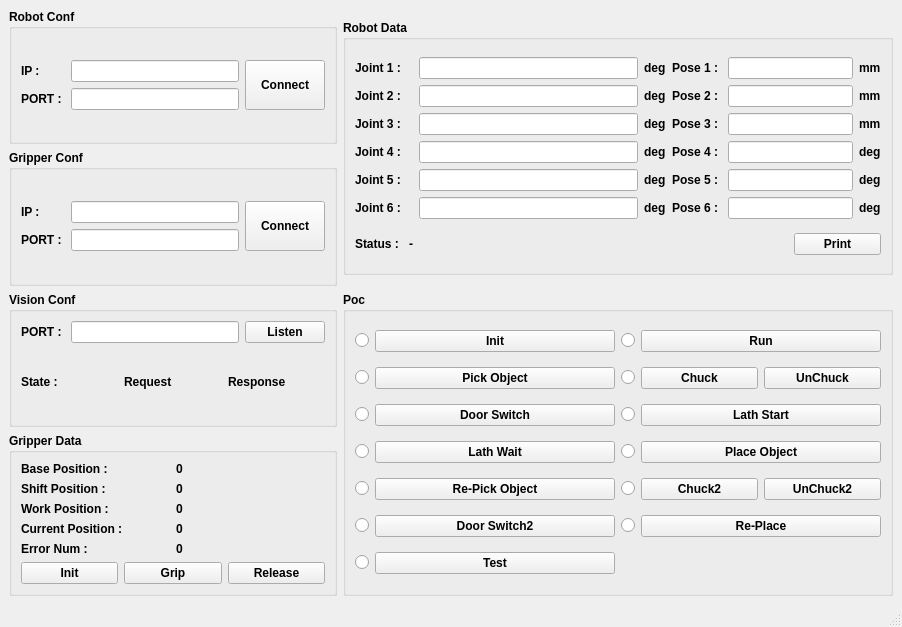
<?xml version="1.0" encoding="UTF-8"?>
<ui version="4.0">
 <class>MainWindow</class>
 <widget class="QMainWindow" name="MainWindow">
  <property name="geometry">
   <rect>
    <x>0</x>
    <y>0</y>
    <width>902</width>
    <height>627</height>
   </rect>
  </property>
  <property name="windowTitle">
   <string>MainWindow</string>
  </property>
  <widget class="QWidget" name="centralwidget">
   <layout class="QGridLayout" name="gridLayout_7">
    <item row="0" column="0">
     <widget class="QGroupBox" name="groupBox">
      <property name="minimumSize">
       <size>
        <width>0</width>
        <height>0</height>
       </size>
      </property>
      <property name="maximumSize">
       <size>
        <width>16777215</width>
        <height>16777215</height>
       </size>
      </property>
      <property name="font">
       <font>
        <weight>75</weight>
        <bold>true</bold>
       </font>
      </property>
      <property name="mouseTracking">
       <bool>false</bool>
      </property>
      <property name="title">
       <string>Robot Conf</string>
      </property>
      <layout class="QGridLayout" name="gridLayout">
       <item row="0" column="1">
        <layout class="QVBoxLayout" name="verticalLayout_2">
         <item>
          <widget class="QLineEdit" name="txtRobotIP">
           <property name="text">
            <string/>
           </property>
          </widget>
         </item>
         <item>
          <widget class="QLineEdit" name="txtRobotPORT">
           <property name="text">
            <string/>
           </property>
          </widget>
         </item>
        </layout>
       </item>
       <item row="0" column="0">
        <layout class="QVBoxLayout" name="verticalLayout">
         <item>
          <widget class="QLabel" name="label">
           <property name="text">
            <string>IP : </string>
           </property>
          </widget>
         </item>
         <item>
          <widget class="QLabel" name="label_2">
           <property name="text">
            <string>PORT : </string>
           </property>
          </widget>
         </item>
        </layout>
       </item>
       <item row="0" column="2">
        <widget class="QPushButton" name="btnRobotConnect">
         <property name="sizePolicy">
          <sizepolicy hsizetype="Minimum" vsizetype="Preferred">
           <horstretch>0</horstretch>
           <verstretch>0</verstretch>
          </sizepolicy>
         </property>
         <property name="text">
          <string>Connect</string>
         </property>
        </widget>
       </item>
      </layout>
     </widget>
    </item>
    <item row="1" column="0">
     <widget class="QGroupBox" name="groupBox_2">
      <property name="minimumSize">
       <size>
        <width>0</width>
        <height>0</height>
       </size>
      </property>
      <property name="maximumSize">
       <size>
        <width>16777215</width>
        <height>16777215</height>
       </size>
      </property>
      <property name="font">
       <font>
        <weight>75</weight>
        <bold>true</bold>
       </font>
      </property>
      <property name="title">
       <string>Gripper Conf</string>
      </property>
      <layout class="QGridLayout" name="gridLayout_2">
       <item row="0" column="2">
        <widget class="QPushButton" name="btnGripperConnect">
         <property name="sizePolicy">
          <sizepolicy hsizetype="Minimum" vsizetype="Preferred">
           <horstretch>0</horstretch>
           <verstretch>0</verstretch>
          </sizepolicy>
         </property>
         <property name="text">
          <string>Connect</string>
         </property>
        </widget>
       </item>
       <item row="0" column="0">
        <layout class="QVBoxLayout" name="verticalLayout_3">
         <item>
          <widget class="QLabel" name="label_3">
           <property name="text">
            <string>IP : </string>
           </property>
          </widget>
         </item>
         <item>
          <widget class="QLabel" name="label_4">
           <property name="text">
            <string>PORT : </string>
           </property>
          </widget>
         </item>
        </layout>
       </item>
       <item row="0" column="1">
        <layout class="QVBoxLayout" name="verticalLayout_4">
         <item>
          <widget class="QLineEdit" name="txtGripperIP">
           <property name="text">
            <string/>
           </property>
          </widget>
         </item>
         <item>
          <widget class="QLineEdit" name="txtGripperPORT">
           <property name="text">
            <string/>
           </property>
          </widget>
         </item>
        </layout>
       </item>
      </layout>
     </widget>
    </item>
    <item row="0" column="1" rowspan="2">
     <widget class="QGroupBox" name="groupBox_3">
      <property name="maximumSize">
       <size>
        <width>16777215</width>
        <height>255</height>
       </size>
      </property>
      <property name="font">
       <font>
        <weight>75</weight>
        <bold>true</bold>
       </font>
      </property>
      <property name="mouseTracking">
       <bool>false</bool>
      </property>
      <property name="title">
       <string>Robot Data</string>
      </property>
      <layout class="QGridLayout" name="gridLayout_3">
       <item row="0" column="0">
        <layout class="QVBoxLayout" name="verticalLayout_5">
         <item>
          <widget class="QLabel" name="label_5">
           <property name="text">
            <string>Joint 1 : </string>
           </property>
          </widget>
         </item>
         <item>
          <widget class="QLabel" name="label_6">
           <property name="text">
            <string>Joint 2 : </string>
           </property>
          </widget>
         </item>
         <item>
          <widget class="QLabel" name="label_7">
           <property name="text">
            <string>Joint 3 : </string>
           </property>
          </widget>
         </item>
         <item>
          <widget class="QLabel" name="label_8">
           <property name="text">
            <string>Joint 4 : </string>
           </property>
          </widget>
         </item>
         <item>
          <widget class="QLabel" name="label_9">
           <property name="text">
            <string>Joint 5 : </string>
           </property>
          </widget>
         </item>
         <item>
          <widget class="QLabel" name="label_10">
           <property name="text">
            <string>Joint 6 : </string>
           </property>
          </widget>
         </item>
        </layout>
       </item>
       <item row="0" column="1">
        <layout class="QVBoxLayout" name="verticalLayout_6">
         <item>
          <widget class="QLineEdit" name="txtJoint1"/>
         </item>
         <item>
          <widget class="QLineEdit" name="txtJoint2"/>
         </item>
         <item>
          <widget class="QLineEdit" name="txtJoint3"/>
         </item>
         <item>
          <widget class="QLineEdit" name="txtJoint4"/>
         </item>
         <item>
          <widget class="QLineEdit" name="txtJoint5"/>
         </item>
         <item>
          <widget class="QLineEdit" name="txtJoint6"/>
         </item>
        </layout>
       </item>
       <item row="0" column="2">
        <layout class="QVBoxLayout" name="verticalLayout_12">
         <item>
          <widget class="QLabel" name="label_34">
           <property name="text">
            <string>deg</string>
           </property>
          </widget>
         </item>
         <item>
          <widget class="QLabel" name="label_37">
           <property name="text">
            <string>deg</string>
           </property>
          </widget>
         </item>
         <item>
          <widget class="QLabel" name="label_38">
           <property name="text">
            <string>deg</string>
           </property>
          </widget>
         </item>
         <item>
          <widget class="QLabel" name="label_39">
           <property name="text">
            <string>deg</string>
           </property>
          </widget>
         </item>
         <item>
          <widget class="QLabel" name="label_40">
           <property name="text">
            <string>deg</string>
           </property>
          </widget>
         </item>
         <item>
          <widget class="QLabel" name="label_41">
           <property name="text">
            <string>deg</string>
           </property>
          </widget>
         </item>
        </layout>
       </item>
       <item row="0" column="3">
        <layout class="QVBoxLayout" name="verticalLayout_7">
         <item>
          <widget class="QLabel" name="label_11">
           <property name="text">
            <string>Pose 1 : </string>
           </property>
          </widget>
         </item>
         <item>
          <widget class="QLabel" name="label_12">
           <property name="text">
            <string>Pose 2 :</string>
           </property>
          </widget>
         </item>
         <item>
          <widget class="QLabel" name="label_13">
           <property name="text">
            <string>Pose 3 :</string>
           </property>
          </widget>
         </item>
         <item>
          <widget class="QLabel" name="label_14">
           <property name="text">
            <string>Pose 4 : </string>
           </property>
          </widget>
         </item>
         <item>
          <widget class="QLabel" name="label_15">
           <property name="text">
            <string>Pose 5 : </string>
           </property>
          </widget>
         </item>
         <item>
          <widget class="QLabel" name="label_16">
           <property name="text">
            <string>Pose 6 : </string>
           </property>
          </widget>
         </item>
        </layout>
       </item>
       <item row="0" column="4" colspan="2">
        <layout class="QVBoxLayout" name="verticalLayout_10">
         <item>
          <widget class="QLineEdit" name="txtPose1"/>
         </item>
         <item>
          <widget class="QLineEdit" name="txtPose2"/>
         </item>
         <item>
          <widget class="QLineEdit" name="txtPose3"/>
         </item>
         <item>
          <widget class="QLineEdit" name="txtPose4"/>
         </item>
         <item>
          <widget class="QLineEdit" name="txtPose5"/>
         </item>
         <item>
          <widget class="QLineEdit" name="txtPose6"/>
         </item>
        </layout>
       </item>
       <item row="0" column="6">
        <layout class="QVBoxLayout" name="verticalLayout_11">
         <item>
          <widget class="QLabel" name="label_31">
           <property name="text">
            <string>mm</string>
           </property>
          </widget>
         </item>
         <item>
          <widget class="QLabel" name="label_32">
           <property name="text">
            <string>mm</string>
           </property>
          </widget>
         </item>
         <item>
          <widget class="QLabel" name="label_33">
           <property name="text">
            <string>mm</string>
           </property>
          </widget>
         </item>
         <item>
          <widget class="QLabel" name="label_42">
           <property name="text">
            <string>deg</string>
           </property>
          </widget>
         </item>
         <item>
          <widget class="QLabel" name="label_35">
           <property name="text">
            <string>deg</string>
           </property>
          </widget>
         </item>
         <item>
          <widget class="QLabel" name="label_36">
           <property name="text">
            <string>deg</string>
           </property>
          </widget>
         </item>
        </layout>
       </item>
       <item row="1" column="0">
        <layout class="QHBoxLayout" name="horizontalLayout">
         <item>
          <widget class="QLabel" name="label_17">
           <property name="text">
            <string>Status : </string>
           </property>
          </widget>
         </item>
         <item>
          <widget class="QLabel" name="txtRobotStatus">
           <property name="text">
            <string>-</string>
           </property>
          </widget>
         </item>
        </layout>
       </item>
       <item row="1" column="1" colspan="4">
        <spacer name="horizontalSpacer">
         <property name="orientation">
          <enum>Qt::Horizontal</enum>
         </property>
         <property name="sizeHint" stdset="0">
          <size>
           <width>369</width>
           <height>20</height>
          </size>
         </property>
        </spacer>
       </item>
       <item row="1" column="5" colspan="2">
        <widget class="QPushButton" name="btnPrint">
         <property name="text">
          <string>Print</string>
         </property>
        </widget>
       </item>
      </layout>
     </widget>
    </item>
    <item row="2" column="1" rowspan="2">
     <widget class="QGroupBox" name="groupBox_6">
      <property name="font">
       <font>
        <weight>75</weight>
        <bold>true</bold>
       </font>
      </property>
      <property name="title">
       <string>Poc</string>
      </property>
      <layout class="QGridLayout" name="gridLayout_6">
       <item row="0" column="0">
        <layout class="QHBoxLayout" name="horizontalLayout_3">
         <item>
          <widget class="QRadioButton" name="rbInit">
           <property name="text">
            <string/>
           </property>
          </widget>
         </item>
         <item>
          <widget class="QPushButton" name="btnInit">
           <property name="sizePolicy">
            <sizepolicy hsizetype="Expanding" vsizetype="Fixed">
             <horstretch>0</horstretch>
             <verstretch>0</verstretch>
            </sizepolicy>
           </property>
           <property name="text">
            <string>Init</string>
           </property>
          </widget>
         </item>
        </layout>
       </item>
       <item row="0" column="1">
        <layout class="QHBoxLayout" name="horizontalLayout_6">
         <item>
          <widget class="QRadioButton" name="rbRun">
           <property name="text">
            <string/>
           </property>
          </widget>
         </item>
         <item>
          <widget class="QPushButton" name="btnRun">
           <property name="sizePolicy">
            <sizepolicy hsizetype="Expanding" vsizetype="Fixed">
             <horstretch>0</horstretch>
             <verstretch>0</verstretch>
            </sizepolicy>
           </property>
           <property name="text">
            <string>Run</string>
           </property>
          </widget>
         </item>
        </layout>
       </item>
       <item row="1" column="0">
        <layout class="QHBoxLayout" name="horizontalLayout_4">
         <item>
          <widget class="QRadioButton" name="rbPick">
           <property name="text">
            <string/>
           </property>
          </widget>
         </item>
         <item>
          <widget class="QPushButton" name="btnPickObj">
           <property name="sizePolicy">
            <sizepolicy hsizetype="Expanding" vsizetype="Fixed">
             <horstretch>0</horstretch>
             <verstretch>0</verstretch>
            </sizepolicy>
           </property>
           <property name="text">
            <string>Pick Object</string>
           </property>
           <property name="checkable">
            <bool>false</bool>
           </property>
           <property name="checked">
            <bool>false</bool>
           </property>
          </widget>
         </item>
        </layout>
       </item>
       <item row="1" column="1">
        <layout class="QHBoxLayout" name="horizontalLayout_8">
         <item>
          <widget class="QRadioButton" name="rbChuck1">
           <property name="text">
            <string/>
           </property>
          </widget>
         </item>
         <item>
          <layout class="QHBoxLayout" name="horizontalLayout_2">
           <item>
            <widget class="QPushButton" name="btnChuckObj">
             <property name="sizePolicy">
              <sizepolicy hsizetype="Expanding" vsizetype="Fixed">
               <horstretch>0</horstretch>
               <verstretch>0</verstretch>
              </sizepolicy>
             </property>
             <property name="text">
              <string>Chuck</string>
             </property>
            </widget>
           </item>
           <item>
            <widget class="QPushButton" name="btnUnChuckObj">
             <property name="sizePolicy">
              <sizepolicy hsizetype="Expanding" vsizetype="Fixed">
               <horstretch>0</horstretch>
               <verstretch>0</verstretch>
              </sizepolicy>
             </property>
             <property name="text">
              <string>UnChuck</string>
             </property>
            </widget>
           </item>
          </layout>
         </item>
        </layout>
       </item>
       <item row="2" column="0">
        <layout class="QHBoxLayout" name="horizontalLayout_5">
         <item>
          <widget class="QRadioButton" name="rbDoor1">
           <property name="text">
            <string/>
           </property>
          </widget>
         </item>
         <item>
          <widget class="QPushButton" name="btnDoorSwitch">
           <property name="sizePolicy">
            <sizepolicy hsizetype="Expanding" vsizetype="Fixed">
             <horstretch>0</horstretch>
             <verstretch>0</verstretch>
            </sizepolicy>
           </property>
           <property name="text">
            <string>Door Switch</string>
           </property>
          </widget>
         </item>
        </layout>
       </item>
       <item row="2" column="1">
        <layout class="QHBoxLayout" name="horizontalLayout_17">
         <item>
          <widget class="QRadioButton" name="rbLathStart">
           <property name="text">
            <string/>
           </property>
          </widget>
         </item>
         <item>
          <widget class="QPushButton" name="btnLathStart">
           <property name="sizePolicy">
            <sizepolicy hsizetype="Expanding" vsizetype="Fixed">
             <horstretch>0</horstretch>
             <verstretch>0</verstretch>
            </sizepolicy>
           </property>
           <property name="text">
            <string>Lath Start</string>
           </property>
          </widget>
         </item>
        </layout>
       </item>
       <item row="3" column="0">
        <layout class="QHBoxLayout" name="horizontalLayout_18">
         <item>
          <widget class="QRadioButton" name="rbLathWait">
           <property name="text">
            <string/>
           </property>
          </widget>
         </item>
         <item>
          <widget class="QPushButton" name="btnLathWait">
           <property name="sizePolicy">
            <sizepolicy hsizetype="Expanding" vsizetype="Fixed">
             <horstretch>0</horstretch>
             <verstretch>0</verstretch>
            </sizepolicy>
           </property>
           <property name="text">
            <string>Lath Wait</string>
           </property>
          </widget>
         </item>
        </layout>
       </item>
       <item row="3" column="1">
        <layout class="QHBoxLayout" name="horizontalLayout_7">
         <item>
          <widget class="QRadioButton" name="rbPlace">
           <property name="text">
            <string/>
           </property>
          </widget>
         </item>
         <item>
          <widget class="QPushButton" name="btnPlaceObj">
           <property name="sizePolicy">
            <sizepolicy hsizetype="Expanding" vsizetype="Fixed">
             <horstretch>0</horstretch>
             <verstretch>0</verstretch>
            </sizepolicy>
           </property>
           <property name="text">
            <string>Place Object</string>
           </property>
          </widget>
         </item>
        </layout>
       </item>
       <item row="4" column="0">
        <layout class="QHBoxLayout" name="horizontalLayout_11">
         <item>
          <widget class="QRadioButton" name="rbRePick">
           <property name="text">
            <string/>
           </property>
          </widget>
         </item>
         <item>
          <widget class="QPushButton" name="btnRePickObj">
           <property name="sizePolicy">
            <sizepolicy hsizetype="Expanding" vsizetype="Fixed">
             <horstretch>0</horstretch>
             <verstretch>0</verstretch>
            </sizepolicy>
           </property>
           <property name="text">
            <string>Re-Pick Object</string>
           </property>
          </widget>
         </item>
        </layout>
       </item>
       <item row="4" column="1">
        <layout class="QHBoxLayout" name="horizontalLayout_10">
         <item>
          <widget class="QRadioButton" name="rbChuck2">
           <property name="text">
            <string/>
           </property>
          </widget>
         </item>
         <item>
          <layout class="QHBoxLayout" name="horizontalLayout_9">
           <item>
            <widget class="QPushButton" name="btnChuckObj2">
             <property name="sizePolicy">
              <sizepolicy hsizetype="Expanding" vsizetype="Fixed">
               <horstretch>0</horstretch>
               <verstretch>0</verstretch>
              </sizepolicy>
             </property>
             <property name="text">
              <string>Chuck2</string>
             </property>
            </widget>
           </item>
           <item>
            <widget class="QPushButton" name="btnUnChuckObj2">
             <property name="sizePolicy">
              <sizepolicy hsizetype="Expanding" vsizetype="Fixed">
               <horstretch>0</horstretch>
               <verstretch>0</verstretch>
              </sizepolicy>
             </property>
             <property name="text">
              <string>UnChuck2</string>
             </property>
            </widget>
           </item>
          </layout>
         </item>
        </layout>
       </item>
       <item row="5" column="0">
        <layout class="QHBoxLayout" name="horizontalLayout_12">
         <item>
          <widget class="QRadioButton" name="rbDoor2">
           <property name="text">
            <string/>
           </property>
          </widget>
         </item>
         <item>
          <widget class="QPushButton" name="btnDoorSwitch2">
           <property name="sizePolicy">
            <sizepolicy hsizetype="Expanding" vsizetype="Fixed">
             <horstretch>0</horstretch>
             <verstretch>0</verstretch>
            </sizepolicy>
           </property>
           <property name="text">
            <string>Door Switch2</string>
           </property>
          </widget>
         </item>
        </layout>
       </item>
       <item row="5" column="1">
        <layout class="QHBoxLayout" name="horizontalLayout_13">
         <item>
          <widget class="QRadioButton" name="rbRePlace">
           <property name="text">
            <string/>
           </property>
          </widget>
         </item>
         <item>
          <widget class="QPushButton" name="btnRePlaceObj">
           <property name="sizePolicy">
            <sizepolicy hsizetype="Expanding" vsizetype="Fixed">
             <horstretch>0</horstretch>
             <verstretch>0</verstretch>
            </sizepolicy>
           </property>
           <property name="text">
            <string>Re-Place</string>
           </property>
          </widget>
         </item>
        </layout>
       </item>
       <item row="6" column="0">
        <layout class="QHBoxLayout" name="horizontalLayout_15">
         <item>
          <widget class="QRadioButton" name="rbTest">
           <property name="text">
            <string/>
           </property>
          </widget>
         </item>
         <item>
          <widget class="QPushButton" name="btnTest">
           <property name="sizePolicy">
            <sizepolicy hsizetype="Expanding" vsizetype="Fixed">
             <horstretch>0</horstretch>
             <verstretch>0</verstretch>
            </sizepolicy>
           </property>
           <property name="text">
            <string>Test</string>
           </property>
          </widget>
         </item>
        </layout>
       </item>
      </layout>
     </widget>
    </item>
    <item row="3" column="0">
     <widget class="QGroupBox" name="groupBox_5">
      <property name="font">
       <font>
        <weight>75</weight>
        <bold>true</bold>
       </font>
      </property>
      <property name="title">
       <string>Gripper Data</string>
      </property>
      <layout class="QGridLayout" name="gridLayout_5">
       <item row="0" column="0">
        <layout class="QVBoxLayout" name="verticalLayout_8">
         <item>
          <widget class="QLabel" name="label_27">
           <property name="text">
            <string>Base Position : </string>
           </property>
          </widget>
         </item>
         <item>
          <widget class="QLabel" name="label_28">
           <property name="text">
            <string>Shift Position : </string>
           </property>
          </widget>
         </item>
         <item>
          <widget class="QLabel" name="label_29">
           <property name="text">
            <string>Work Position : </string>
           </property>
          </widget>
         </item>
         <item>
          <widget class="QLabel" name="label_30">
           <property name="text">
            <string>Current Position : </string>
           </property>
          </widget>
         </item>
         <item>
          <widget class="QLabel" name="label_19">
           <property name="text">
            <string>Error Num : </string>
           </property>
          </widget>
         </item>
        </layout>
       </item>
       <item row="0" column="1">
        <layout class="QVBoxLayout" name="verticalLayout_9">
         <item>
          <widget class="QLabel" name="txtBasePosition">
           <property name="text">
            <string>0</string>
           </property>
           <property name="alignment">
            <set>Qt::AlignLeading|Qt::AlignLeft|Qt::AlignVCenter</set>
           </property>
          </widget>
         </item>
         <item>
          <widget class="QLabel" name="txtShiftPosition">
           <property name="text">
            <string>0</string>
           </property>
           <property name="alignment">
            <set>Qt::AlignLeading|Qt::AlignLeft|Qt::AlignVCenter</set>
           </property>
          </widget>
         </item>
         <item>
          <widget class="QLabel" name="txtWorkPosition">
           <property name="text">
            <string>0</string>
           </property>
          </widget>
         </item>
         <item>
          <widget class="QLabel" name="txtCurrentPosition">
           <property name="text">
            <string>0</string>
           </property>
          </widget>
         </item>
         <item>
          <widget class="QLabel" name="txtErrorNum">
           <property name="text">
            <string>0</string>
           </property>
          </widget>
         </item>
        </layout>
       </item>
       <item row="1" column="0" colspan="2">
        <layout class="QHBoxLayout" name="horizontalLayout_14">
         <item>
          <widget class="QPushButton" name="btnGripperInit">
           <property name="text">
            <string>Init</string>
           </property>
          </widget>
         </item>
         <item>
          <widget class="QPushButton" name="btnGripperGrip">
           <property name="text">
            <string>Grip</string>
           </property>
          </widget>
         </item>
         <item>
          <widget class="QPushButton" name="btnGripperRelease">
           <property name="text">
            <string>Release</string>
           </property>
          </widget>
         </item>
        </layout>
       </item>
      </layout>
     </widget>
    </item>
    <item row="2" column="0">
     <widget class="QGroupBox" name="groupBox_4">
      <property name="minimumSize">
       <size>
        <width>0</width>
        <height>0</height>
       </size>
      </property>
      <property name="maximumSize">
       <size>
        <width>16777215</width>
        <height>16777215</height>
       </size>
      </property>
      <property name="font">
       <font>
        <weight>75</weight>
        <bold>true</bold>
       </font>
      </property>
      <property name="title">
       <string>Vision Conf</string>
      </property>
      <layout class="QGridLayout" name="gridLayout_4">
       <item row="0" column="0">
        <widget class="QLabel" name="label_20">
         <property name="text">
          <string>PORT : </string>
         </property>
        </widget>
       </item>
       <item row="0" column="1">
        <widget class="QLineEdit" name="txtVisionPORT">
         <property name="text">
          <string/>
         </property>
        </widget>
       </item>
       <item row="0" column="2">
        <widget class="QPushButton" name="btnVisionListen">
         <property name="sizePolicy">
          <sizepolicy hsizetype="Minimum" vsizetype="Preferred">
           <horstretch>0</horstretch>
           <verstretch>0</verstretch>
          </sizepolicy>
         </property>
         <property name="text">
          <string>Listen</string>
         </property>
        </widget>
       </item>
       <item row="1" column="0" colspan="3">
        <layout class="QHBoxLayout" name="horizontalLayout_16">
         <item>
          <widget class="QLabel" name="label_18">
           <property name="text">
            <string>State : </string>
           </property>
          </widget>
         </item>
         <item>
          <widget class="QLabel" name="txtStateRequest">
           <property name="text">
            <string>Request</string>
           </property>
          </widget>
         </item>
         <item>
          <widget class="QLabel" name="txtStateResponse">
           <property name="text">
            <string>Response</string>
           </property>
          </widget>
         </item>
        </layout>
       </item>
      </layout>
     </widget>
    </item>
   </layout>
  </widget>
  <widget class="QMenuBar" name="menubar">
   <property name="geometry">
    <rect>
     <x>0</x>
     <y>0</y>
     <width>902</width>
     <height>22</height>
    </rect>
   </property>
  </widget>
  <widget class="QStatusBar" name="statusbar"/>
 </widget>
 <resources/>
 <connections/>
</ui>
